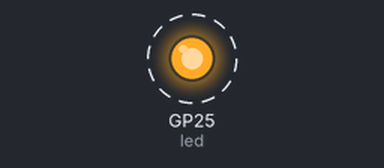
Simulated run of this program. Board: Raspberry Pi Pico. Parts: output pins drawn as LEDs (lit = HIGH). Dashed ring = blinking.

Above: at 0.1 s.
Timing chart, 0 to 3.0 s (numbered marks = the images above):
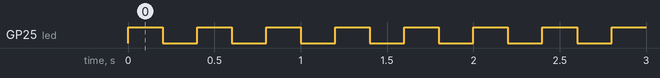

The program:

main.cpp
```cpp
#ifdef NO_USB
/* hardware UART*/
#define SERIAL_TO_USE Serial1
#else
/* USB */
#define SERIAL_TO_USE Serial
#endif
/* change to 1 to run blinky demo, change to 0 for LittleFS demo */
#if 1
#include <Arduino.h>
int led = PIN_LED;

void setup() {
  pinMode(led, OUTPUT);
  SERIAL_TO_USE.begin(115200);
}

void loop() {
  SERIAL_TO_USE.println("Test");
  digitalWrite(led, HIGH);   // turn the LED on
  delay(200);               // wait for a second
  digitalWrite(led, LOW);    // turn the LED off
  delay(200);               // wait for a second
}

#else
#include <LittleFS.h>
#include <strings.h>

void setup() {
  SERIAL_TO_USE.begin(115200);
  delay(5000);
  LittleFS.begin();
  char buff[32];
  int cnt = 1;
  File f = LittleFS.open("counts.txt", "r");
  if (f) {
    bzero(buff, 32);
    if (f.read((uint8_t *)buff, 31)) {
      sscanf(buff, "%d", &cnt);
      SERIAL_TO_USE.printf("I have been run %d times\n", cnt);
    }
    f.close();
  }

  cnt++;
  sprintf(buff, "%d\n", cnt);
  f = LittleFS.open("counts.txt", "w");
  if (f) {
    f.write(buff, strlen(buff));
    f.close();
  }

  SERIAL_TO_USE.println("---------------");
  File i = LittleFS.open("file1.txt", "r");
  if (i) {
    while (i.available()) {
      SERIAL_TO_USE.write(i.read());
    }
    SERIAL_TO_USE.println("---------------");
    i.close();
  }
}


void loop() {
}
#endif
```

Measured:
- by itself, GP25 (led): alternates HIGH for 0.20 s and LOW for 0.20 s
